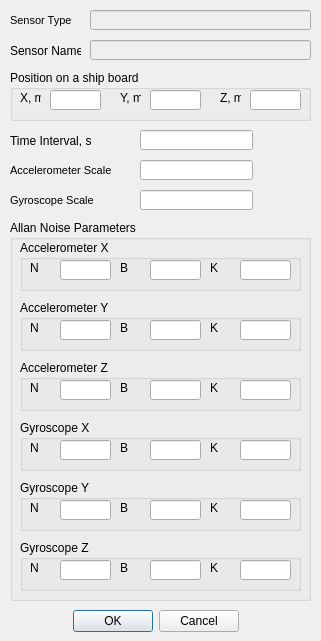
<?xml version="1.0" encoding="UTF-8"?>
<ui version="4.0">
 <class>Dialog</class>
 <widget class="QDialog" name="Dialog">
  <property name="windowModality">
   <enum>Qt::ApplicationModal</enum>
  </property>
  <property name="geometry">
   <rect>
    <x>0</x>
    <y>0</y>
    <width>321</width>
    <height>641</height>
   </rect>
  </property>
  <property name="windowTitle">
   <string>Sensor Configuration</string>
  </property>
  <widget class="QLabel" name="param1_label">
   <property name="geometry">
    <rect>
     <x>10</x>
     <y>160</y>
     <width>121</width>
     <height>20</height>
    </rect>
   </property>
   <property name="font">
    <font>
     <pointsize>8</pointsize>
     <weight>50</weight>
     <bold>false</bold>
    </font>
   </property>
   <property name="text">
    <string>Accelerometer Scale</string>
   </property>
  </widget>
  <widget class="QDialogButtonBox" name="ok_button">
   <property name="geometry">
    <rect>
     <x>10</x>
     <y>610</y>
     <width>291</width>
     <height>23</height>
    </rect>
   </property>
   <property name="standardButtons">
    <set>QDialogButtonBox::Cancel|QDialogButtonBox::Ok</set>
   </property>
   <property name="centerButtons">
    <bool>true</bool>
   </property>
  </widget>
  <widget class="QLineEdit" name="param1_line">
   <property name="geometry">
    <rect>
     <x>140</x>
     <y>160</y>
     <width>113</width>
     <height>20</height>
    </rect>
   </property>
  </widget>
  <widget class="QLineEdit" name="param2_line">
   <property name="geometry">
    <rect>
     <x>140</x>
     <y>190</y>
     <width>113</width>
     <height>20</height>
    </rect>
   </property>
  </widget>
  <widget class="QLabel" name="param2_label">
   <property name="geometry">
    <rect>
     <x>10</x>
     <y>190</y>
     <width>121</width>
     <height>20</height>
    </rect>
   </property>
   <property name="font">
    <font>
     <pointsize>8</pointsize>
     <weight>50</weight>
     <bold>false</bold>
    </font>
   </property>
   <property name="text">
    <string>Gyroscope Scale</string>
   </property>
  </widget>
  <widget class="QLabel" name="type_label">
   <property name="geometry">
    <rect>
     <x>10</x>
     <y>10</y>
     <width>71</width>
     <height>20</height>
    </rect>
   </property>
   <property name="font">
    <font>
     <pointsize>8</pointsize>
     <weight>50</weight>
     <bold>false</bold>
    </font>
   </property>
   <property name="text">
    <string>Sensor Type</string>
   </property>
  </widget>
  <widget class="QLineEdit" name="dt_line">
   <property name="geometry">
    <rect>
     <x>140</x>
     <y>130</y>
     <width>113</width>
     <height>20</height>
    </rect>
   </property>
  </widget>
  <widget class="QLabel" name="dt_label">
   <property name="geometry">
    <rect>
     <x>10</x>
     <y>130</y>
     <width>91</width>
     <height>21</height>
    </rect>
   </property>
   <property name="text">
    <string>Time Interval, s</string>
   </property>
  </widget>
  <widget class="QLineEdit" name="name_line">
   <property name="enabled">
    <bool>false</bool>
   </property>
   <property name="geometry">
    <rect>
     <x>90</x>
     <y>40</y>
     <width>221</width>
     <height>20</height>
    </rect>
   </property>
  </widget>
  <widget class="QLineEdit" name="type_line">
   <property name="enabled">
    <bool>false</bool>
   </property>
   <property name="geometry">
    <rect>
     <x>90</x>
     <y>10</y>
     <width>221</width>
     <height>20</height>
    </rect>
   </property>
  </widget>
  <widget class="QGroupBox" name="position_group">
   <property name="geometry">
    <rect>
     <x>10</x>
     <y>70</y>
     <width>301</width>
     <height>51</height>
    </rect>
   </property>
   <property name="title">
    <string>Position on a ship board</string>
   </property>
   <widget class="QLabel" name="x_label">
    <property name="geometry">
     <rect>
      <x>10</x>
      <y>20</y>
      <width>21</width>
      <height>16</height>
     </rect>
    </property>
    <property name="text">
     <string>X, m</string>
    </property>
   </widget>
   <widget class="QLineEdit" name="x_line">
    <property name="geometry">
     <rect>
      <x>40</x>
      <y>20</y>
      <width>51</width>
      <height>20</height>
     </rect>
    </property>
   </widget>
   <widget class="QLineEdit" name="y_line">
    <property name="geometry">
     <rect>
      <x>140</x>
      <y>20</y>
      <width>51</width>
      <height>20</height>
     </rect>
    </property>
    <property name="text">
     <string/>
    </property>
   </widget>
   <widget class="QLabel" name="y_label">
    <property name="geometry">
     <rect>
      <x>110</x>
      <y>20</y>
      <width>21</width>
      <height>16</height>
     </rect>
    </property>
    <property name="text">
     <string>Y, m</string>
    </property>
   </widget>
   <widget class="QLabel" name="z_label">
    <property name="geometry">
     <rect>
      <x>210</x>
      <y>20</y>
      <width>21</width>
      <height>16</height>
     </rect>
    </property>
    <property name="text">
     <string>Z, m</string>
    </property>
   </widget>
   <widget class="QLineEdit" name="z_line">
    <property name="geometry">
     <rect>
      <x>240</x>
      <y>20</y>
      <width>51</width>
      <height>20</height>
     </rect>
    </property>
    <property name="text">
     <string/>
    </property>
   </widget>
  </widget>
  <widget class="QLabel" name="name_label">
   <property name="geometry">
    <rect>
     <x>10</x>
     <y>40</y>
     <width>71</width>
     <height>21</height>
    </rect>
   </property>
   <property name="text">
    <string>Sensor Name</string>
   </property>
  </widget>
  <widget class="QGroupBox" name="param3_group">
   <property name="geometry">
    <rect>
     <x>10</x>
     <y>220</y>
     <width>301</width>
     <height>381</height>
    </rect>
   </property>
   <property name="title">
    <string>Allan Noise Parameters</string>
   </property>
   <widget class="QGroupBox" name="param3_group_1">
    <property name="geometry">
     <rect>
      <x>10</x>
      <y>20</y>
      <width>281</width>
      <height>51</height>
     </rect>
    </property>
    <property name="title">
     <string>Accelerometer X</string>
    </property>
    <widget class="QLabel" name="param311_label">
     <property name="geometry">
      <rect>
       <x>10</x>
       <y>20</y>
       <width>21</width>
       <height>16</height>
      </rect>
     </property>
     <property name="text">
      <string>N</string>
     </property>
    </widget>
    <widget class="QLineEdit" name="param311_line">
     <property name="geometry">
      <rect>
       <x>40</x>
       <y>20</y>
       <width>51</width>
       <height>20</height>
      </rect>
     </property>
    </widget>
    <widget class="QLineEdit" name="param312_line">
     <property name="geometry">
      <rect>
       <x>130</x>
       <y>20</y>
       <width>51</width>
       <height>20</height>
      </rect>
     </property>
     <property name="text">
      <string/>
     </property>
    </widget>
    <widget class="QLabel" name="param312_label">
     <property name="geometry">
      <rect>
       <x>100</x>
       <y>20</y>
       <width>21</width>
       <height>16</height>
      </rect>
     </property>
     <property name="text">
      <string>B</string>
     </property>
    </widget>
    <widget class="QLabel" name="param313_label">
     <property name="geometry">
      <rect>
       <x>190</x>
       <y>20</y>
       <width>21</width>
       <height>16</height>
      </rect>
     </property>
     <property name="text">
      <string>K</string>
     </property>
    </widget>
    <widget class="QLineEdit" name="param313_line">
     <property name="geometry">
      <rect>
       <x>220</x>
       <y>20</y>
       <width>51</width>
       <height>20</height>
      </rect>
     </property>
     <property name="text">
      <string/>
     </property>
    </widget>
   </widget>
   <widget class="QGroupBox" name="param3_group_2">
    <property name="geometry">
     <rect>
      <x>10</x>
      <y>80</y>
      <width>281</width>
      <height>51</height>
     </rect>
    </property>
    <property name="title">
     <string>Accelerometer Y</string>
    </property>
    <widget class="QLabel" name="param321_label">
     <property name="geometry">
      <rect>
       <x>10</x>
       <y>20</y>
       <width>21</width>
       <height>16</height>
      </rect>
     </property>
     <property name="text">
      <string>N</string>
     </property>
    </widget>
    <widget class="QLineEdit" name="param321_line">
     <property name="geometry">
      <rect>
       <x>40</x>
       <y>20</y>
       <width>51</width>
       <height>20</height>
      </rect>
     </property>
    </widget>
    <widget class="QLineEdit" name="param322_line">
     <property name="geometry">
      <rect>
       <x>130</x>
       <y>20</y>
       <width>51</width>
       <height>20</height>
      </rect>
     </property>
     <property name="text">
      <string/>
     </property>
    </widget>
    <widget class="QLabel" name="param322_label">
     <property name="geometry">
      <rect>
       <x>100</x>
       <y>20</y>
       <width>21</width>
       <height>16</height>
      </rect>
     </property>
     <property name="text">
      <string>B</string>
     </property>
    </widget>
    <widget class="QLabel" name="param323_label">
     <property name="geometry">
      <rect>
       <x>190</x>
       <y>20</y>
       <width>21</width>
       <height>16</height>
      </rect>
     </property>
     <property name="text">
      <string>K</string>
     </property>
    </widget>
    <widget class="QLineEdit" name="param323_line">
     <property name="geometry">
      <rect>
       <x>220</x>
       <y>20</y>
       <width>51</width>
       <height>20</height>
      </rect>
     </property>
     <property name="text">
      <string/>
     </property>
    </widget>
   </widget>
   <widget class="QGroupBox" name="param3_group_3">
    <property name="geometry">
     <rect>
      <x>10</x>
      <y>140</y>
      <width>281</width>
      <height>51</height>
     </rect>
    </property>
    <property name="title">
     <string>Accelerometer Z</string>
    </property>
    <widget class="QLabel" name="param331_label">
     <property name="geometry">
      <rect>
       <x>10</x>
       <y>20</y>
       <width>21</width>
       <height>16</height>
      </rect>
     </property>
     <property name="text">
      <string>N</string>
     </property>
    </widget>
    <widget class="QLineEdit" name="param331_line">
     <property name="geometry">
      <rect>
       <x>40</x>
       <y>20</y>
       <width>51</width>
       <height>20</height>
      </rect>
     </property>
    </widget>
    <widget class="QLineEdit" name="param332_line">
     <property name="geometry">
      <rect>
       <x>130</x>
       <y>20</y>
       <width>51</width>
       <height>20</height>
      </rect>
     </property>
     <property name="text">
      <string/>
     </property>
    </widget>
    <widget class="QLabel" name="param332_label">
     <property name="geometry">
      <rect>
       <x>100</x>
       <y>20</y>
       <width>21</width>
       <height>16</height>
      </rect>
     </property>
     <property name="text">
      <string>B</string>
     </property>
    </widget>
    <widget class="QLabel" name="param333_label">
     <property name="geometry">
      <rect>
       <x>190</x>
       <y>20</y>
       <width>21</width>
       <height>16</height>
      </rect>
     </property>
     <property name="text">
      <string>K</string>
     </property>
    </widget>
    <widget class="QLineEdit" name="param333_line">
     <property name="geometry">
      <rect>
       <x>220</x>
       <y>20</y>
       <width>51</width>
       <height>20</height>
      </rect>
     </property>
     <property name="text">
      <string/>
     </property>
    </widget>
   </widget>
   <widget class="QGroupBox" name="param3_group_5">
    <property name="geometry">
     <rect>
      <x>10</x>
      <y>260</y>
      <width>281</width>
      <height>51</height>
     </rect>
    </property>
    <property name="title">
     <string>Gyroscope Y</string>
    </property>
    <widget class="QLabel" name="param351_label">
     <property name="geometry">
      <rect>
       <x>10</x>
       <y>20</y>
       <width>21</width>
       <height>16</height>
      </rect>
     </property>
     <property name="text">
      <string>N</string>
     </property>
    </widget>
    <widget class="QLineEdit" name="param351_line">
     <property name="geometry">
      <rect>
       <x>40</x>
       <y>20</y>
       <width>51</width>
       <height>20</height>
      </rect>
     </property>
    </widget>
    <widget class="QLineEdit" name="param352_line">
     <property name="geometry">
      <rect>
       <x>130</x>
       <y>20</y>
       <width>51</width>
       <height>20</height>
      </rect>
     </property>
     <property name="text">
      <string/>
     </property>
    </widget>
    <widget class="QLabel" name="param352_label">
     <property name="geometry">
      <rect>
       <x>100</x>
       <y>20</y>
       <width>21</width>
       <height>16</height>
      </rect>
     </property>
     <property name="text">
      <string>B</string>
     </property>
    </widget>
    <widget class="QLabel" name="param353_label">
     <property name="geometry">
      <rect>
       <x>190</x>
       <y>20</y>
       <width>21</width>
       <height>16</height>
      </rect>
     </property>
     <property name="text">
      <string>K</string>
     </property>
    </widget>
    <widget class="QLineEdit" name="param353_line">
     <property name="geometry">
      <rect>
       <x>220</x>
       <y>20</y>
       <width>51</width>
       <height>20</height>
      </rect>
     </property>
     <property name="text">
      <string/>
     </property>
    </widget>
   </widget>
   <widget class="QGroupBox" name="param3_group_4">
    <property name="geometry">
     <rect>
      <x>10</x>
      <y>200</y>
      <width>281</width>
      <height>51</height>
     </rect>
    </property>
    <property name="title">
     <string>Gyroscope X</string>
    </property>
    <widget class="QLabel" name="param341_label">
     <property name="geometry">
      <rect>
       <x>10</x>
       <y>20</y>
       <width>21</width>
       <height>16</height>
      </rect>
     </property>
     <property name="text">
      <string>N</string>
     </property>
    </widget>
    <widget class="QLineEdit" name="param341_line">
     <property name="geometry">
      <rect>
       <x>40</x>
       <y>20</y>
       <width>51</width>
       <height>20</height>
      </rect>
     </property>
    </widget>
    <widget class="QLineEdit" name="param342_line">
     <property name="geometry">
      <rect>
       <x>130</x>
       <y>20</y>
       <width>51</width>
       <height>20</height>
      </rect>
     </property>
     <property name="text">
      <string/>
     </property>
    </widget>
    <widget class="QLabel" name="param342_label">
     <property name="geometry">
      <rect>
       <x>100</x>
       <y>20</y>
       <width>21</width>
       <height>16</height>
      </rect>
     </property>
     <property name="text">
      <string>B</string>
     </property>
    </widget>
    <widget class="QLabel" name="param343_label">
     <property name="geometry">
      <rect>
       <x>190</x>
       <y>20</y>
       <width>21</width>
       <height>16</height>
      </rect>
     </property>
     <property name="text">
      <string>K</string>
     </property>
    </widget>
    <widget class="QLineEdit" name="param343_line">
     <property name="geometry">
      <rect>
       <x>220</x>
       <y>20</y>
       <width>51</width>
       <height>20</height>
      </rect>
     </property>
     <property name="text">
      <string/>
     </property>
    </widget>
   </widget>
   <widget class="QGroupBox" name="param3_group_6">
    <property name="geometry">
     <rect>
      <x>10</x>
      <y>320</y>
      <width>281</width>
      <height>51</height>
     </rect>
    </property>
    <property name="title">
     <string>Gyroscope Z</string>
    </property>
    <widget class="QLabel" name="param361_label">
     <property name="geometry">
      <rect>
       <x>10</x>
       <y>20</y>
       <width>21</width>
       <height>16</height>
      </rect>
     </property>
     <property name="text">
      <string>N</string>
     </property>
    </widget>
    <widget class="QLineEdit" name="param361_line">
     <property name="geometry">
      <rect>
       <x>40</x>
       <y>20</y>
       <width>51</width>
       <height>20</height>
      </rect>
     </property>
    </widget>
    <widget class="QLineEdit" name="param362_line">
     <property name="geometry">
      <rect>
       <x>130</x>
       <y>20</y>
       <width>51</width>
       <height>20</height>
      </rect>
     </property>
     <property name="text">
      <string/>
     </property>
    </widget>
    <widget class="QLabel" name="param362_label">
     <property name="geometry">
      <rect>
       <x>100</x>
       <y>20</y>
       <width>21</width>
       <height>16</height>
      </rect>
     </property>
     <property name="text">
      <string>B</string>
     </property>
    </widget>
    <widget class="QLabel" name="param363_label">
     <property name="geometry">
      <rect>
       <x>190</x>
       <y>20</y>
       <width>21</width>
       <height>16</height>
      </rect>
     </property>
     <property name="text">
      <string>K</string>
     </property>
    </widget>
    <widget class="QLineEdit" name="param363_line">
     <property name="geometry">
      <rect>
       <x>220</x>
       <y>20</y>
       <width>51</width>
       <height>20</height>
      </rect>
     </property>
     <property name="text">
      <string/>
     </property>
    </widget>
   </widget>
  </widget>
 </widget>
 <resources/>
 <connections/>
</ui>
